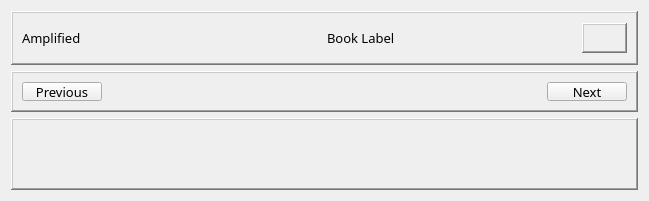
          <widget class="QWidget" name="amp_tab">
           <attribute name="title">
            <string>Amplified</string>
           </attribute>
           <layout class="QVBoxLayout" name="verticalLayout_6">
            <item>
             <widget class="QFrame" name="Amplified_Upper_Frame">
              <property name="minimumSize">
               <size>
                <width>627</width>
                <height>54</height>
               </size>
              </property>
              <property name="maximumSize">
               <size>
                <width>16777215</width>
                <height>100</height>
               </size>
              </property>
              <property name="frameShape">
               <enum>QFrame::Shape::WinPanel</enum>
              </property>
              <property name="frameShadow">
               <enum>QFrame::Shadow::Raised</enum>
              </property>
              <layout class="QHBoxLayout" name="horizontalLayout_10">
               <item>
                <widget class="QLabel" name="amp_version_label">
                 <property name="font">
                  <font>
                   <family>Segoe Print</family>
                   <pointsize>10</pointsize>
                   <italic>false</italic>
                   <bold>false</bold>
                  </font>
                 </property>
                 <property name="text">
                  <string>Amplified</string>
                 </property>
                </widget>
               </item>
               <item>
                <widget class="QLabel" name="amp_book_label">
                 <property name="maximumSize">
                  <size>
                   <width>16777215</width>
                   <height>31</height>
                  </size>
                 </property>
                 <property name="font">
                  <font>
                   <family>Segoe Print</family>
                   <pointsize>10</pointsize>
                   <italic>false</italic>
                   <bold>false</bold>
                  </font>
                 </property>
                 <property name="text">
                  <string>Book Label</string>
                 </property>
                 <property name="indent">
                  <number>25</number>
                 </property>
                </widget>
               </item>
               <item>
                <widget class="QLabel" name="amp_chapter_label">
                 <property name="minimumSize">
                  <size>
                   <width>45</width>
                   <height>30</height>
                  </size>
                 </property>
                 <property name="maximumSize">
                  <size>
                   <width>45</width>
                   <height>30</height>
                  </size>
                 </property>
                 <property name="font">
                  <font>
                   <family>Segoe Print</family>
                   <pointsize>10</pointsize>
                   <italic>false</italic>
                   <bold>false</bold>
                  </font>
                 </property>
                 <property name="frameShape">
                  <enum>QFrame::Shape::WinPanel</enum>
                 </property>
                 <property name="frameShadow">
                  <enum>QFrame::Shadow::Raised</enum>
                 </property>
                 <property name="text">
                  <string/>
                 </property>
                </widget>
               </item>
              </layout>
             </widget>
            </item>
            <item>
             <widget class="QFrame" name="Amplified_Lower_Frame">
              <property name="maximumSize">
               <size>
                <width>16777215</width>
                <height>41</height>
               </size>
              </property>
              <property name="frameShape">
               <enum>QFrame::Shape::WinPanel</enum>
              </property>
              <property name="frameShadow">
               <enum>QFrame::Shadow::Raised</enum>
              </property>
              <layout class="QHBoxLayout" name="horizontalLayout_4">
               <item alignment="Qt::AlignmentFlag::AlignLeft">
                <widget class="QPushButton" name="amp_previous_pushButton">
                 <property name="maximumSize">
                  <size>
                   <width>103</width>
                   <height>24</height>
                  </size>
                 </property>
                 <property name="font">
                  <font>
                   <family>Segoe Print</family>
                   <pointsize>10</pointsize>
                   <italic>false</italic>
                   <bold>false</bold>
                  </font>
                 </property>
                 <property name="styleSheet">
                  <string notr="true"/>
                 </property>
                 <property name="text">
                  <string>Previous</string>
                 </property>
                </widget>
               </item>
               <item alignment="Qt::AlignmentFlag::AlignRight">
                <widget class="QPushButton" name="amp_next_pushButton">
                 <property name="maximumSize">
                  <size>
                   <width>102</width>
                   <height>24</height>
                  </size>
                 </property>
                 <property name="font">
                  <font>
                   <family>Segoe Print</family>
                   <pointsize>10</pointsize>
                   <italic>false</italic>
                   <bold>false</bold>
                  </font>
                 </property>
                 <property name="styleSheet">
                  <string notr="true"/>
                 </property>
                 <property name="text">
                  <string>Next</string>
                 </property>
                </widget>
               </item>
              </layout>
             </widget>
            </item>
            <item>
             <widget class="QScrollArea" name="amp_ScrollArea">
              <property name="minimumSize">
               <size>
                <width>0</width>
                <height>0</height>
               </size>
              </property>
              <property name="styleSheet">
               <string notr="true"/>
              </property>
              <property name="frameShape">
               <enum>QFrame::Shape::WinPanel</enum>
              </property>
              <property name="frameShadow">
               <enum>QFrame::Shadow::Raised</enum>
              </property>
              <property name="widgetResizable">
               <bool>true</bool>
              </property>
              <widget class="QWidget" name="amp_ScrollAreaContents">
               <property name="geometry">
                <rect>
                 <x>0</x>
                 <y>0</y>
                 <width>613</width>
                 <height>360</height>
                </rect>
               </property>
               <layout class="QVBoxLayout" name="verticalLayout_11">
                <item>
                 <layout class="QGridLayout" name="amp_gridLayout"/>
                </item>
               </layout>
              </widget>
             </widget>
            </item>
           </layout>
          </widget>
